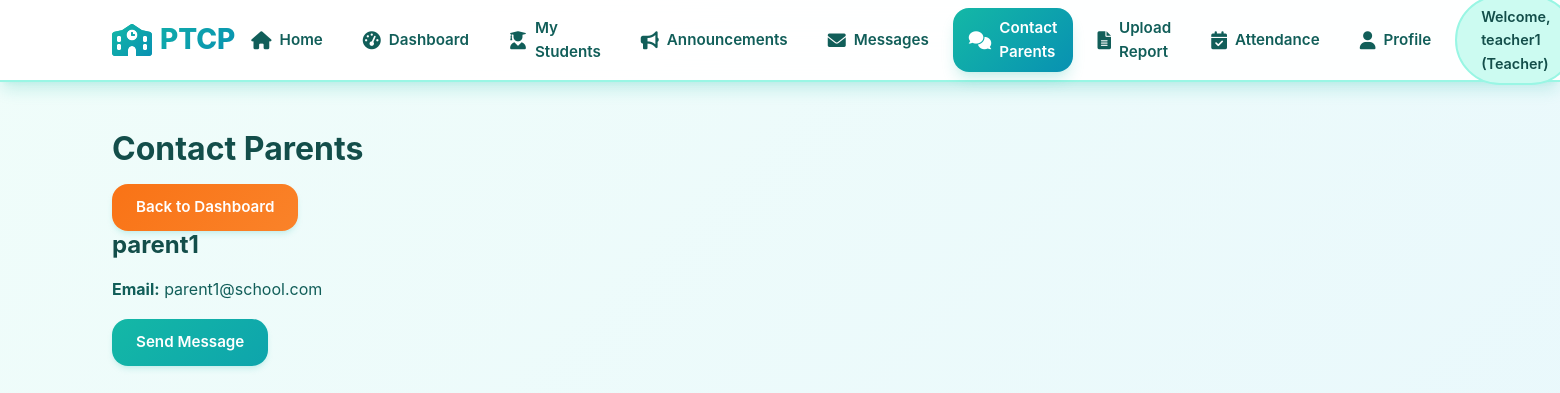
The app's page /teacher/contact_parents (signed in) with its own data.
### models/user_model.py (models this page shows, shortened)
class User(UserMixin, db.Model):
    id = db.Column(db.Integer, primary_key=True)
    username = db.Column(db.String(64), unique=True, nullable=False)
    email = db.Column(db.String(120), unique=True, nullable=False)
    password_hash = db.Column(db.String(128))
    role = db.Column(db.String(20), nullable=False)  # 'teacher', 'parent', 'admin'
    is_active = db.Column(db.Boolean, default=True)

### routes/teacher_routes.py (the view)
@teacher_bp.route('/contact_parents')
@login_required
def contact_parents():
    if current_user.role != 'teacher':
        return redirect(url_for('main.index'))
    parents = User.query.filter_by(role='parent').join(Student, Student.parent_id == User.id).filter(Student.teacher_id == current_user.id).distinct().all()
    return render_template('teacher/contact_parents.html', parents=parents)

### app.py (called while the page is built)
@login_manager.user_loader
def load_user(user_id):
    from models.user_model import User
    return User.query.get(int(user_id))

### templates/teacher/contact_parents.html (shortened to what this page needs)
{% extends "base.html" %}
{% block content %}
<div class="contact-parents">
    <h2>Contact Parents</h2>
    <a href="{{ url_for('teacher.dashboard') }}" class="btn btn-secondary">Back to Dashboard</a>
    <div class="parents-list">
        {% for parent in parents %}
            <div class="parent-card">
                <h3>{{ parent.username }}</h3>
                <p><strong>Email:</strong> {{ parent.email }}</p>
                <a href="{{ url_for('teacher.send_message_to_parent', parent_id=parent.id) }}" class="btn btn-primary">Send Message</a>
            </div>
        {% endfor %}
    </div>
</div>
{% endblock %}

### templates/base.html (shortened to what this page needs)
<!DOCTYPE html>
<html lang="en">
<head>
    <link rel="stylesheet" href="{{ url_for('static', filename='css/style.css') }}">
    <link rel="stylesheet" href="https://cdnjs.cloudflare.com/ajax/libs/font-awesome/6.0.0/css/all.min.css">
</head>
<body>
    {% if current_user.is_authenticated %}
    <div class="full-width-layout">
        <header class="top-nav">
            <div class="nav-container">
                <h1><i class="fas fa-school"></i> PTCP</h1>
                <nav class="main-nav">
                    <ul>
                        <li>
                            <a href="{{ url_for('main.index') }}" class="{% if request.endpoint == 'main.index' %}active{% endif %}">
                                <i class="fas fa-home"></i> Home
                            </a>
                        </li>
                        {% if current_user.role == 'admin' %}
                            <li>
                                <a href="{{ url_for('admin.dashboard') }}" class="{% if 'admin' in request.endpoint %}active{% endif %}">
                                    <i class="fas fa-tachometer-alt"></i> Dashboard
                                </a>
                            </li>
                            <li>
                                <a href="{{ url_for('admin.manage_users') }}" class="{% if request.endpoint == 'admin.manage_users' %}active{% endif %}">
                                    <i class="fas fa-users"></i> Manage Users
                                </a>
                            </li>
                            <li>
                                <a href="{{ url_for('admin.manage_students') }}" class="{% if request.endpoint == 'admin.manage_students' %}active{% endif %}">
                                    <i class="fas fa-user-graduate"></i> Manage Students
                                </a>
                            </li>
                            <li>
                                <a href="{{ url_for('admin.view_logs') }}" class="{% if request.endpoint == 'admin.view_logs' %}active{% endif %}">
                                    <i class="fas fa-history"></i> Activity Logs
                                </a>
                            </li>
                        {% elif current_user.role == 'teacher' %}
                            <li>
                                <a href="{{ url_for('teacher.dashboard') }}" class="{% if request.endpoint == 'teacher.dashboard' %}active{% endif %}">
                                    <i class="fas fa-tachometer-alt"></i> Dashboard
                                </a>
                            </li>
                            <li>
                                <a href="{{ url_for('teacher.view_students') }}" class="{% if request.endpoint == 'teacher.view_students' %}active{% endif %}">
                                    <i class="fas fa-user-graduate"></i> My Students
                                </a>
                            </li>
                            <li>
                                <a href="{{ url_for('teacher.announcements') }}" class="{% if request.endpoint == 'teacher.announcements' %}active{% endif %}">
                                    <i class="fas fa-bullhorn"></i> Announcements
                                </a>
                            </li>
                            <li>
                                <a href="{{ url_for('teacher.view_messages') }}" class="{% if request.endpoint == 'teacher.view_messages' %}active{% endif %}">
                                    <i class="fas fa-envelope"></i> Messages
                                </a>
                            </li>
                            <li>
                                <a href="{{ url_for('teacher.contact_parents') }}" class="{% if request.endpoint == 'teacher.contact_parents' %}active{% endif %}">
                                    <i class="fas fa-comments"></i> Contact Parents
                                </a>
                            </li>
                            <li>
                                <a href="{{ url_for('teacher.upload_report') }}" class="{% if request.endpoint == 'teacher.upload_report' %}active{% endif %}">
                                    <i class="fas fa-file-alt"></i> Upload Report
                                </a>
                            </li>
                            <li>
                                <a href="{{ url_for('teacher.attendance') }}" class="{% if request.endpoint == 'teacher.attendance' %}active{% endif %}">
                                    <i class="fas fa-calendar-check"></i> Attendance
                                </a>
                            </li>
                            <li>
                                <a href="{{ url_for('teacher.profile') }}" class="{% if request.endpoint == 'teacher.profile' %}active{% endif %}">
                                    <i class="fas fa-user"></i> Profile
                                </a>
                            </li>
                        {% endif %}
                        <li class="user-info">
                            <span>Welcome, {{ current_user.username }} ({{ current_user.role.title() }})</span>
                        </li>
                    </ul>
                </nav>
            </div>
        </header>
        <main class="main-content-full">
            <div class="content-body">
                {% block content %}{% endblock %}
            </div>
        </main>
    </div>
    {% endif %}
</body>
</html>

### records on screen
User: username "teacher1", role "Teacher"
User: username "parent1", email "parent1@school.com"
